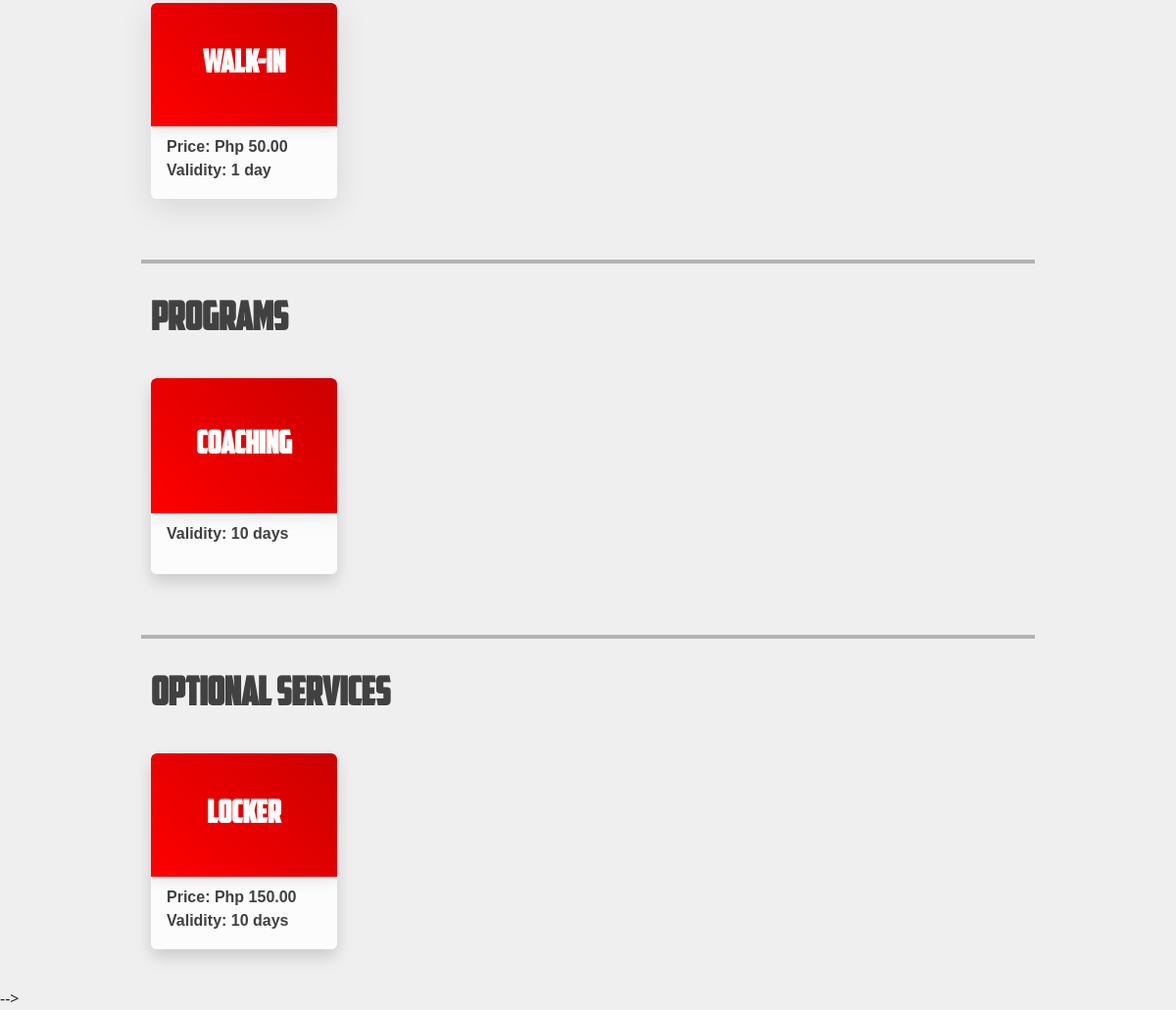
Page /website/services.php (lower part) on the earlier database version.
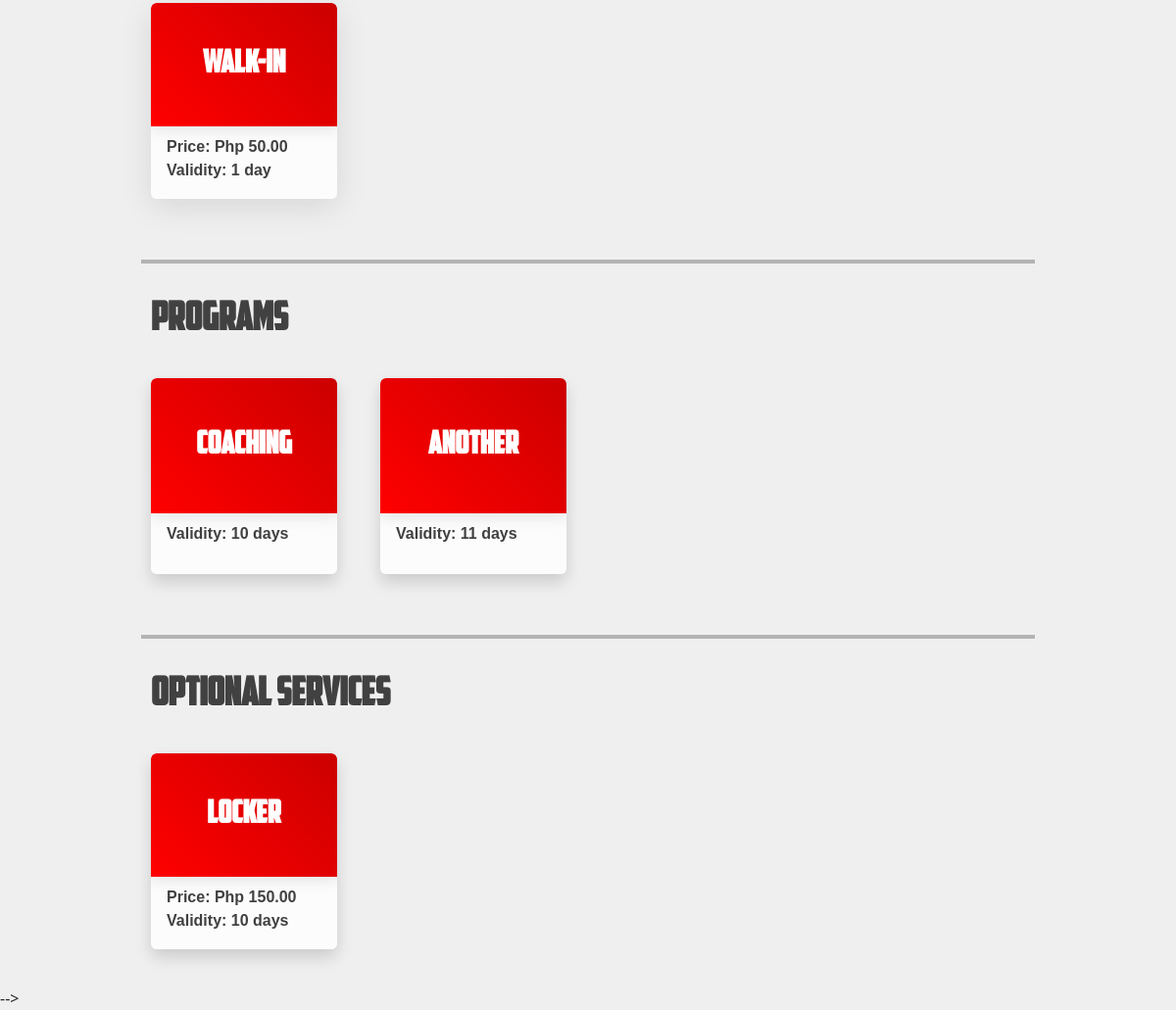
Same page on the later database version.
### tables this page shows
CREATE TABLE `walk_in` (
  `id` int(11) NOT NULL,
  `price` decimal(10,2) NOT NULL,
  `duration` int(11) NOT NULL DEFAULT 1,
  `duration_type_id` int(11) NOT NULL DEFAULT 1,
  `updated_at` timestamp NOT NULL DEFAULT current_timestamp() ON UPDATE current_timestamp()
);

CREATE TABLE `programs` (
  `id` int(11) NOT NULL,
  `program_name` varchar(100) NOT NULL,
  `program_type_id` int(11) NOT NULL,
  `duration` int(11) NOT NULL,
  `duration_type_id` int(11) NOT NULL,
  `description` text DEFAULT NULL,
  `status` enum('active','inactive') NOT NULL,
  `is_removed` tinyint(1) NOT NULL DEFAULT 0,
  `created_at` timestamp NOT NULL DEFAULT current_timestamp(),
  `updated_at` timestamp NOT NULL DEFAULT current_timestamp() ON UPDATE current_timestamp()
);

CREATE TABLE `rental_services` (
  `id` int(11) NOT NULL,
  `service_name` varchar(100) NOT NULL,
  `price` decimal(10,2) NOT NULL,
  `total_slots` int(11) NOT NULL,
  `available_slots` int(11) NOT NULL,
  `duration` int(11) NOT NULL,
  `duration_type_id` int(11) NOT NULL,
  `description` text DEFAULT NULL,
  `status` enum('active','inactive') NOT NULL,
  `is_removed` tinyint(1) NOT NULL DEFAULT 0,
  `created_at` timestamp NOT NULL DEFAULT current_timestamp(),
  `updated_at` timestamp NOT NULL DEFAULT current_timestamp() ON UPDATE current_timestamp()
);

### website/services/services.class.php (called while the page is built, shortened)
<?php
class Services_class{
    protected $db;
    function __construct(){
        $this->db = new Database();
    }
    public function displayPrograms() {
        $conn = $this->db->connect();
        $sql = "SELECT p.id as program_id, p.program_name,
                CONCAT(p.duration, ' ', dt.type_name) as validity,
                pt.type_name as program_type
                FROM programs p
                LEFT JOIN duration_types dt ON p.duration_type_id = dt.id
                LEFT JOIN program_types pt ON p.program_type_id = pt.id
                WHERE p.status = 'active'
                ORDER BY p.program_type_id";
        $stmt = $conn->prepare($sql);
        $stmt->execute();
        return $stmt->fetchAll();
    }
    public function displayRentalServices(){
        $conn = $this->db->connect();
        $sql = "SELECT rs.id as rental_id, rs.service_name, rs.price,
                CONCAT(rs.duration, ' ', dt.type_name) as validity,
                rs.available_slots
                FROM rental_services rs
                LEFT JOIN duration_types dt ON rs.duration_type_id = dt.id
                WHERE rs.status = 'active' AND rs.available_slots > 0
                ORDER BY rs.price";
        $stmt = $conn->prepare($sql);
        $stmt->execute();
        return $stmt->fetchAll();
    }
    public function displayWalkinServices(){
        $conn = $this->db->connect();
        $sql = "SELECT w.id as walkin_id, w.price,
                CONCAT(w.duration, ' ', dt.type_name) as validity
                FROM walk_in w
                LEFT JOIN duration_types dt ON w.duration_type_id = dt.id";
        $stmt = $conn->prepare($sql);
        $stmt->execute();
        return $stmt->fetchAll();
    }
}

### website/services.php (the view, shortened to what the changed rows need)
<?php
    include('includes/header.php');
    require_once 'services/services.class.php';
    $Obj = new Services_Class();
    $programs = $Obj->displayPrograms();
    $rental_services = $Obj->displayRentalServices();
    $walkin = $Obj->displayWalkinServices();
?>
<link rel="stylesheet" href="../css/browse_services.css">
<link rel="stylesheet" href="https://cdnjs.cloudflare.com/ajax/libs/font-awesome/6.0.0/css/all.min.css">
<link rel="stylesheet" href="https://cdn.jsdelivr.net/npm/bootstrap@5.3.2/dist/css/bootstrap.min.css">
<section class="main-content">
<div class="services-page">
    <div class="container-fluid p-0">
        <div class="content-wrapper">
            <br id="Gym-Rates">
            <br>
            <div class="row g-4 mb-4">
                <?php foreach ($walkin as $arr){ ?>
                    <div class="col-sm-6 col-md-6 col-lg-3">
                        <a href="services/avail_walkin.php?id=<?= $arr['walkin_id'] ?>" class="program-link">
                            <div class="card">
                                <div class="card-header text-white text-center">
                                    <h2 class="fw-bold mb-0">Walk-in</h2>
                                </div>
                                <div class="card-body">
                                    <p class="card-text mb-1">Price: Php <?= number_format($arr['price'], 2) ?></p>
                                    <p class="card-text mb-1">Validity: 1 day</p>
                                </div>
                            </div>
                        </a>
                    </div>
                <?php } ?>
            </div>
            <br id="Programs">
            <h2 class="section-heading">PROGRAMS</h2>
            <div class="row g-4 mb-4">
                <?php foreach ($programs as $program){ ?>
                    <div class="col-sm-6 col-md-6 col-lg-3">
                        <a href="services/avail_program.php?id=<?= $program['program_id'] ?>" class="program-link">
                            <div class="card shadow">
                                <div class="card-header text-white text-center">
                                    <h2 class="fw-bold mb-0"><?= $program['program_name'] ?></h2>
                                </div>
                                <div class="card-body">
                                    <p class="card-text mb-1">Validity: <?= $program['validity'] ?></p>
                                </div>
                            </div>
                        </a>
                    </div>
                <?php } ?>
            </div>
            <br id="Optional-Services">
            <h2 class="section-heading">OPTIONAL SERVICES</h2>
            <div class="row g-4 mb-4">
                <?php foreach ($rental_services as $rental){ ?>
                    <div class="col-sm-6 col-md-6 col-lg-3">
                        <a href="services/avail_rental.php?id=<?= $rental['rental_id'] ?>" class="program-link">
                            <div class="card shadow">
                                <div class="card-header text-white text-center">
                                    <h2 class="fw-bold mb-0"><?= $rental['service_name'] ?></h2>
                                </div>
                                <div class="card-body">
                                    <p class="card-text mb-1">Price: Php <?= number_format($rental['price'], 2) ?></p>
                                    <p class="card-text mb-1">Validity: <?= $rental['validity'] ?></p>
                                </div>
                            </div>
                        </a>
                    </div>
                <?php } ?>
            </div>
        </div>
    </div>
</div>
</section>

Differences in the rows shown:
added programs: program_name "another", validity "11 days"
